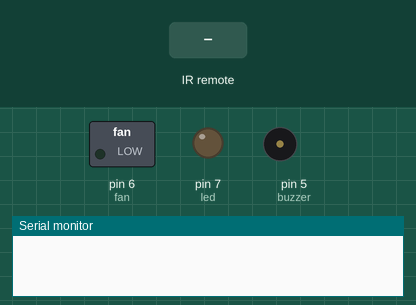
Recording of a sketch running on a simulated Arduino Uno, built with avr-gcc and run on an emulated ATmega328P. Parts: switched loads named in the sketch (green lamp = pin HIGH), output pins drawn as LEDs (lit = HIGH), buzzer (waves = sounding, pin HIGH), the last lines printed to the serial monitor. The inputs (shaded band) are chosen by the test bench.

Above: at 1.2 s.
1.3 s: infrared code 0xE0E0D02F received
At 1.8 s:
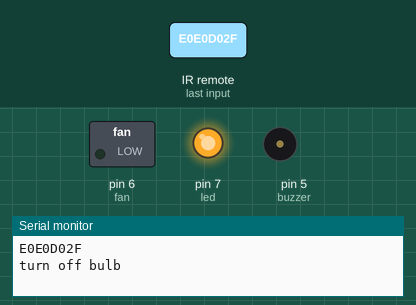
2.8 s: infrared code 0xE0E008F7 received
At 4.0 s:
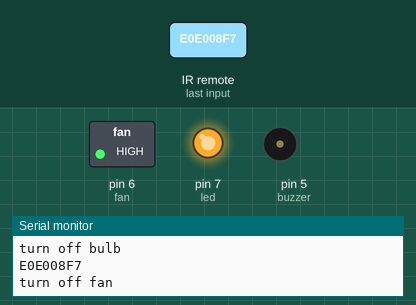
4.3 s: infrared code 0xE0E0E01F received
At 5.3 s:
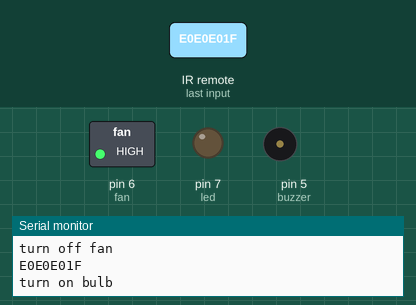
5.8 s: infrared code 0xE0E0D629 received
At 6.4 s:
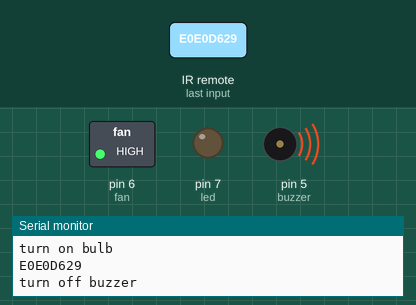
7.3 s: infrared code 0xE0E048B7 received
At 7.6 s:
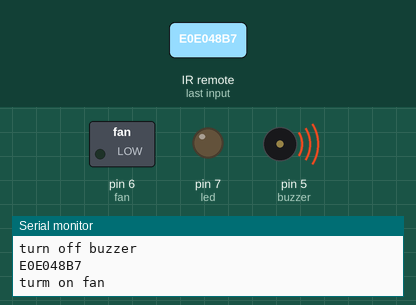
8.8 s: infrared code 0xE0E0D02F received
At 9.9 s:
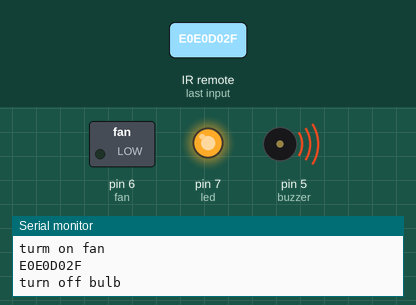
Timing chart, 0 to 11.3 s (numbered marks = the images above; inputs shaded):
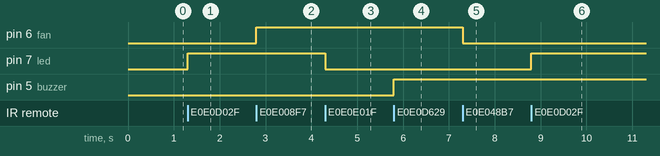

Measured:
- after the input at 1.3 s, pin 7 (led): LOW → HIGH at once
- after the input at 2.8 s, pin 6 (fan): LOW → HIGH at once
- after the input at 4.3 s, pin 7 (led): HIGH → LOW at once
- after the input at 5.8 s, pin 5 (buzzer): LOW → HIGH at once
- after the input at 7.3 s, pin 6 (fan): HIGH → LOW at once
- after the input at 8.8 s, pin 7 (led): LOW → HIGH at once

The sketch:

ir_remote.ino
```cpp
#include <IRremote.h>
int led = 7;
int fan = 6;
int buzzer = 5;
int ir_receiver = 2;

IRrecv ir_recv(ir_receiver); //create an object

decode_results results; //stores result from ir dector

void setup()
{
  Serial.begin(9600);
  pinMode(led,OUTPUT);
  pinMode(fan,OUTPUT);
  pinMode(buzzer,OUTPUT);


  ir_recv.enableIRIn(); // Start the receiver
}

void loop() {
  if (ir_recv.decode(&results)) {
    Serial.println(results.value, HEX);    //showing decoded data on serial terminal

      switch(results.value)
      {
        case 0xE0E0E01F:
        Serial.println("turn on bulb");
        digitalWrite(led,LOW);
        break;

        case 0xE0E0D02F:
        Serial.println("turn off bulb");
        digitalWrite(led,HIGH);
        break;

        case 0xE0E048B7:
        Serial.println("turm on fan");
        digitalWrite(fan,LOW);
        break;

        case 0xE0E008F7:
        Serial.println("turn off fan");
        digitalWrite(fan,HIGH);
        break;

        case 0xE0E0F00F:
        Serial.println("turn on buzzer");
        digitalWrite(buzzer,LOW);
        break;

        case 0xE0E0D629:
        Serial.println("turn off buzzer");
        digitalWrite(buzzer,HIGH);
        break;
      }
    ir_recv.resume(); // Receive the next value
  }
}
```
